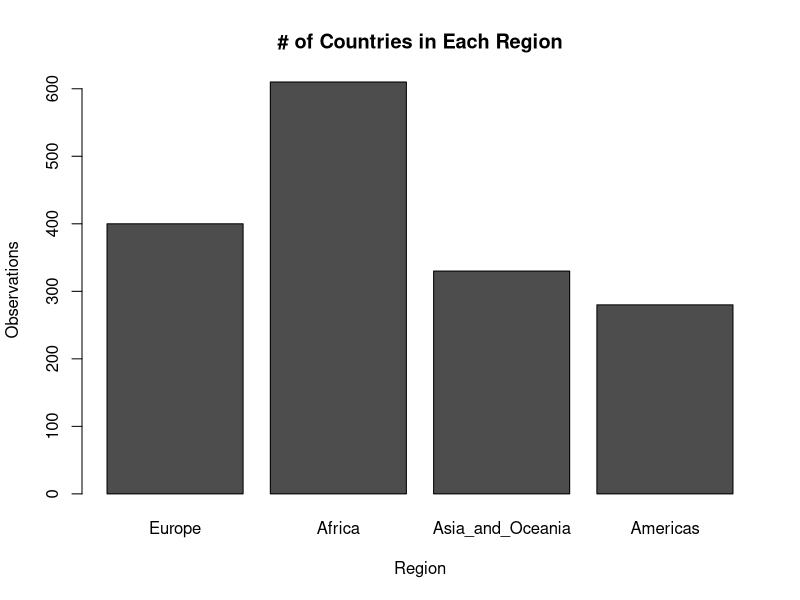
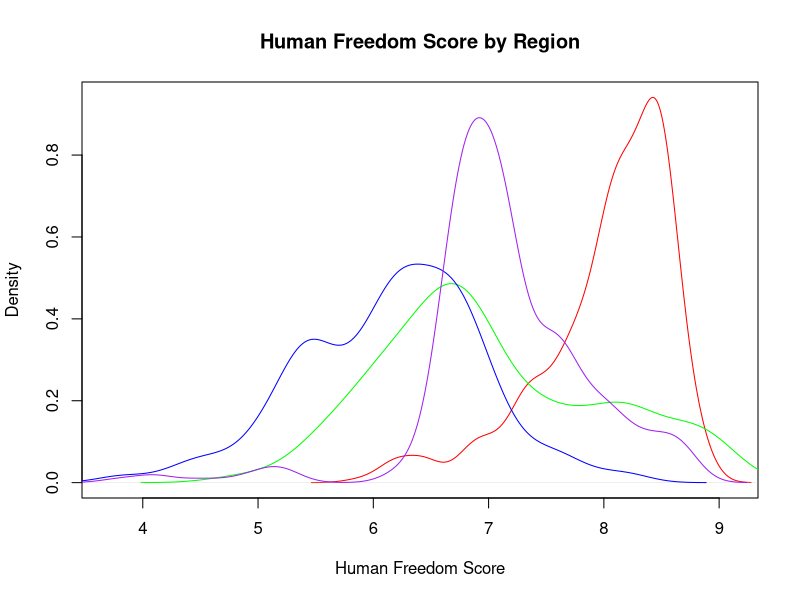
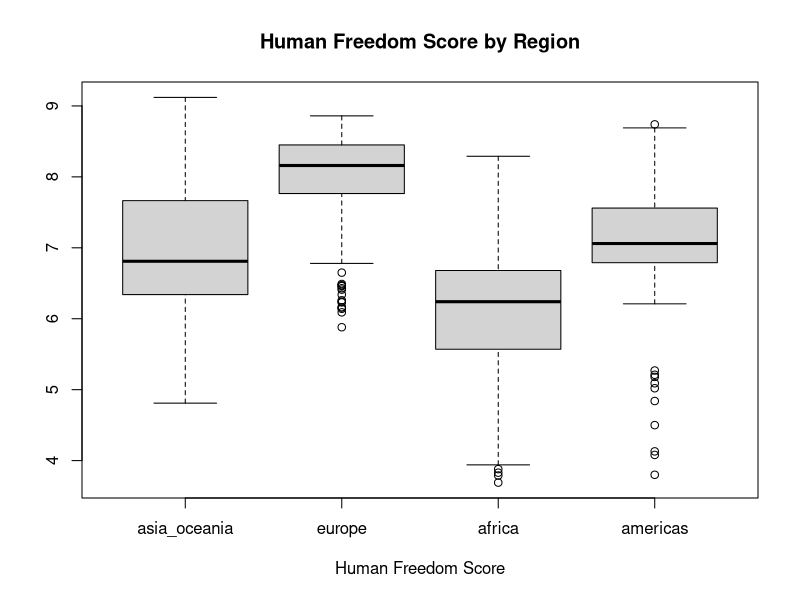
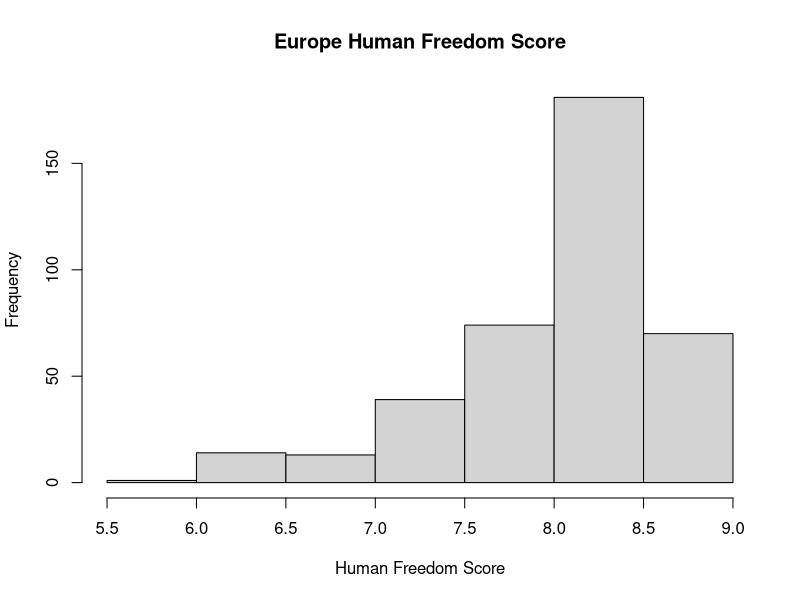
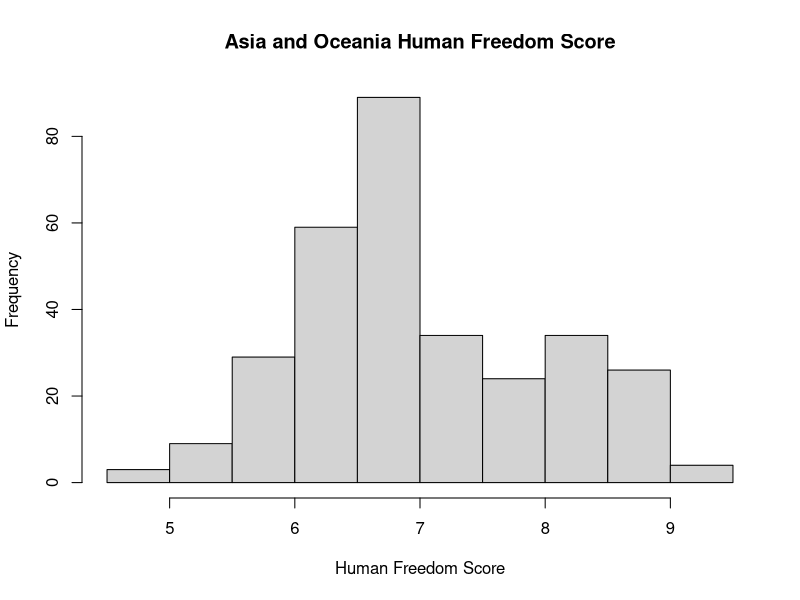
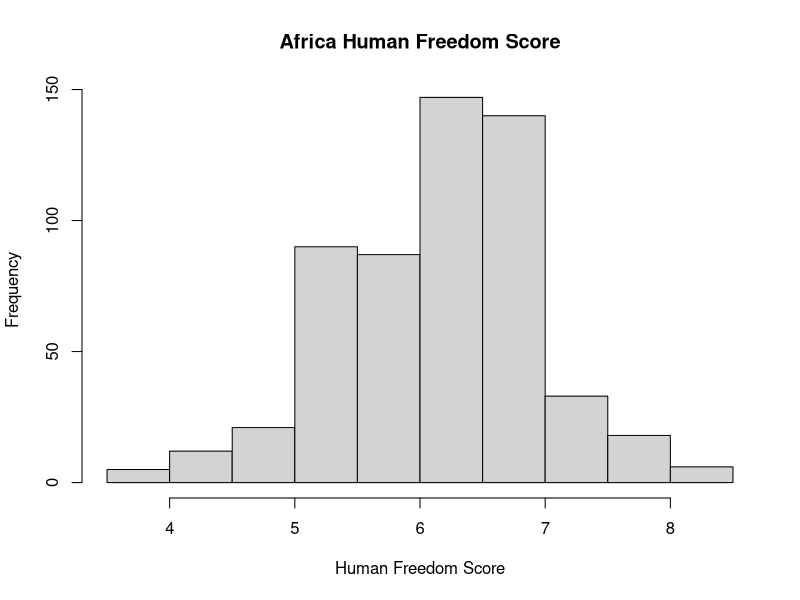
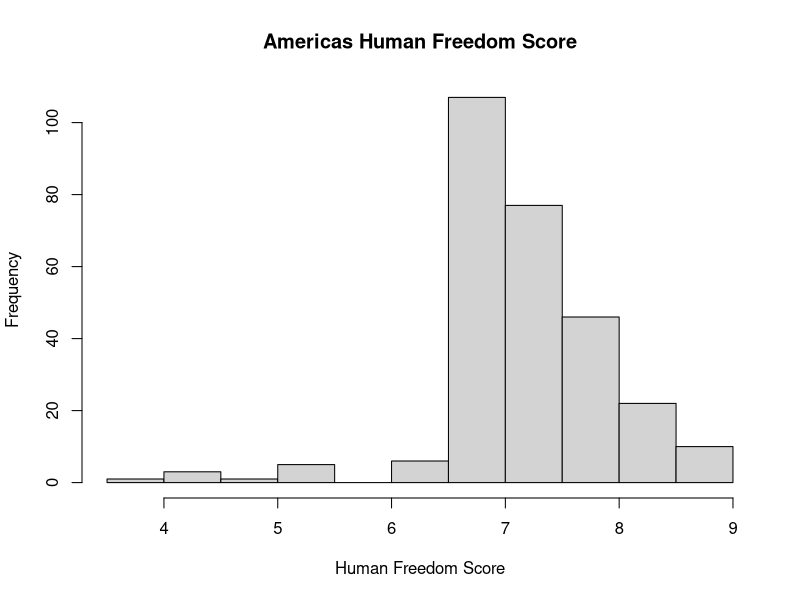
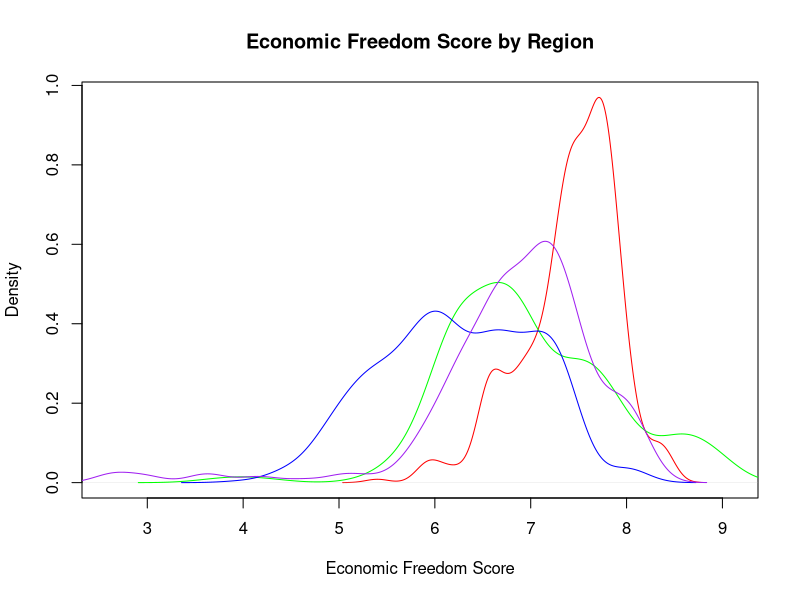

Reproduce these figures in R, in order.
## ---- chunk 1
knitr::opts_chunk$set(echo = TRUE)
## ---- chunk 2
data<-read.csv("hfi_cc_2019.csv")

#find the number of "-"'s in the row pf_rol_procedural
#sum(data$pf_rol_procedural=="-")

#number of observations for each region
#summary(data$region)

#add a region column to the data
data<-cbind(data.frame("REGION" = numeric(nrow(data))),data)
for(i in 1:nrow(data)){
  if (data$region[i]=="South Asia"|
      data$region[i]=="Caucasus & Central Asia"|
      data$region[i]=="Oceania"|
      data$region[i]=="East Asia"){
    data$REGION[i]<-"asia_oceania"
  } else if (data$region[i]=="Eastern Europe"|
             data$region[i]=="Western Europe") {
    data$REGION[i]<-"europe"
  } else if (data$region[i]=="Middle East & North Africa"|
             data$region[i]=="Sub-Saharan Africa") {
    data$REGION[i]<-"africa"
  } else if (data$region[i]=="North America"|
             data$region[i]=="Latin America & the Caribbean") {
    data$REGION[i]<-"americas"
  }
}

#split the data into groups
asia_oceania<-data[data$region=="South Asia"|
                     data$region=="Caucasus & Central Asia"|
                     data$region=="Oceania"|
                     data$region=="East Asia",]
europe<-data[data$region=="Eastern Europe"|
             data$region=="Western Europe",]
africa<-data[data$region=="Middle East & North Africa"|
             data$region=="Sub-Saharan Africa",]
americas<-data[data$region=="North America"|
               data$region=="Latin America & the Caribbean",]
## ---- chunk 3
mydf<-data.frame(Europe=nrow(europe), Africa=nrow(africa),
                 Asia_and_Oceania=nrow(asia_oceania), Americas=nrow(americas))
barplot(t(t(as.matrix(mydf))), main="# of Countries in Each Region",
        ylab="Observations", xlab="Region")
## ---- chunk 4
#see code chunk below for examples
#l is a list of vectors
#var is the variable name (for plot title purposes)
cont_plot<-function(l, var) {
  #remove the dashes (missing data) from all regions
  asia_<-as.numeric(as.character(l[[1]][l[[1]]!="-"]))
  europe_<-as.numeric(as.character(l[[2]][l[[2]]!="-"]))
  africa_<-as.numeric(as.character(l[[3]][l[[3]]!="-"]))
  americas_<-as.numeric(as.character(l[[4]][l[[4]]!="-"]))

  #density
  min<-min(c(asia_,europe_,africa_,americas_))
  max<-max(c(asia_,europe_,africa_,americas_))
  plot(density(europe_),xlim=c(min,max), col="red", 
       main=paste(var, "by Region"), xlab=var)
  #legend(1,95,legend=c("Europe","Asia_Oceania","Africa","Americas"), 
  #       fill=c("red","green","blue","purple"))
  lines(density(asia_),col="green")
  lines(density(africa_), col = "blue")
  lines(density(americas_), col = "purple")
  #legend(1, 95, legend=c("Line 1", "Line 2"),
  #     col=c("red", "blue"), lty=1:2, cex=0.8)
  
  #boxplot
  boxplot(asia_,europe_,africa_,americas_,
          names = c("asia_oceania","europe","africa","americas"),
          main=paste(var, "by Region"), xlab=var)
  
  #histogram
  hist(europe_, main = paste("Europe",var), xlab=var)
  hist(asia_, main = paste("Asia and Oceania",var), xlab=var)
  hist(africa_, main = paste("Africa",var), xlab=var)
  hist(americas_, main = paste("Americas",var), xlab=var)
}
## ---- chunk 5
l<-list(asia_oceania$hf_score,europe$hf_score,africa$hf_score,americas$hf_score)
cont_plot(l, "Human Freedom Score")
## ---- chunk 6
l<-list(asia_oceania$ef_score,europe$ef_score,africa$ef_score,americas$ef_score)
cont_plot(l, "Economic Freedom Score")
## ---- chunk 7
l<-list(asia_oceania$pf_score,europe$pf_score,africa$pf_score,americas$pf_score)
cont_plot(l, "Political Freedom Score")
## ---- chunk 8
#quartile: lower = better
df<-data[,c(1,8)]
df<-df[df$hf_quartile!="-",]
asia<-df[which(df$REGION=="asia_oceania"),]
europe<-df[which(df$REGION=="europe"),]
africa<-df[which(df$REGION=="africa"),]
americas<-df[which(df$REGION=="americas"),]

mydf <- data.frame( 
  One=c(
    Europe=sum(europe$hf_quartile==1), 
    Asia_Oceania=sum(asia$hf_quartile==1), 
    Americas=sum(americas$hf_quartile==1),
    Africa=sum(africa$hf_quartile==1)
  ), 
  Two=c(
    Europe=sum(europe$hf_quartile==2),
    Asia_Oceania=sum(asia$hf_quartile==2),
    Americas=sum(americas$hf_quartile==2),
    Africa=sum(africa$hf_quartile==2)
  ), 
  Three=c(
    Europe=sum(europe$hf_quartile==3),
    Asia_Oceania=sum(asia$hf_quartile==3),
    Americas=sum(americas$hf_quartile==3),
    Africa=sum(africa$hf_quartile==3)
  ), 
  Four=c(
    Europe=sum(europe$hf_quartile==4),
    Asia_Oceania=sum(asia$hf_quartile==4),
    Americas=sum(americas$hf_quartile==4),
    Africa=sum(africa$hf_quartile==4)
  ) 
  )
barplot(t(as.matrix(mydf)), beside=TRUE, 
        legend = colnames(mydf), args.legend = list(x="top",cex = .7),
        main="Region vs. Human Freedom Score Quartile",
        ylab="Observations",
        xlab="Region")
## ---- chunk 9
#ef_government_enterprises
df<-data[,c(1,66)]
df<-df[df$ef_government_enterprises!="-",]
asia<-df[which(df$REGION=="asia_oceania"),]
europe<-df[which(df$REGION=="europe"),]
africa<-df[which(df$REGION=="africa"),]
americas<-df[which(df$REGION=="americas"),]

mydf <- data.frame( 
  Zero=c(
    Europe=sum(europe$ef_government_enterprises==0), 
    Asia_Oceania=sum(asia$ef_government_enterprises==0), 
    Americas=sum(americas$ef_government_enterprises==0),
    Africa=sum(africa$ef_government_enterprises==0)
  ), 
  Two=c(
    Europe=sum(europe$ef_government_enterprises==2),
    Asia_Oceania=sum(asia$ef_government_enterprises==2),
    Americas=sum(americas$ef_government_enterprises==2),
    Africa=sum(africa$ef_government_enterprises==2)
  ), 
  Four=c(
    Europe=sum(europe$ef_government_enterprises==4),
    Asia_Oceania=sum(asia$ef_government_enterprises==4),
    Americas=sum(americas$ef_government_enterprises==4),
    Africa=sum(africa$ef_government_enterprises==4)
  ), 
  Six=c(
    Europe=sum(europe$ef_government_enterprises==6),
    Asia_Oceania=sum(asia$ef_government_enterprises==6),
    Americas=sum(americas$ef_government_enterprises==6),
    Africa=sum(africa$ef_government_enterprises==6)
  ), 
  Seven=c(
    Europe=sum(europe$ef_government_enterprises==7),
    Asia_Oceania=sum(asia$ef_government_enterprises==7),
    Americas=sum(americas$ef_government_enterprises==7),
    Africa=sum(africa$ef_government_enterprises==7)
  ), 
  Eight=c(
    Europe=sum(europe$ef_government_enterprises==8),
    Asia_Oceania=sum(asia$ef_government_enterprises==8),
    Americas=sum(americas$ef_government_enterprises==8),
    Africa=sum(africa$ef_government_enterprises==8)
  ), 
  Ten=c(
    Europe=sum(europe$ef_government_enterprises==10),
    Asia_Oceania=sum(asia$ef_government_enterprises==10),
    Americas=sum(americas$ef_government_enterprises==10),
    Africa=sum(africa$ef_government_enterprises==10)
  ) 
  )
barplot(t(as.matrix(mydf)), beside=TRUE, 
        legend = colnames(mydf), 
        args.legend = list(x="top",cex = .7),
        main="Region vs. Government Enterprises",
        ylab="Observations",
        xlab="Region")


